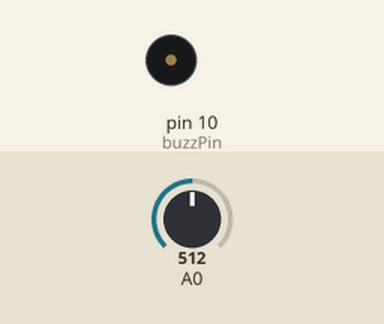
Simulated run of this sketch. Board: Arduino Uno, built with avr-gcc and run on an emulated ATmega328P. Shown: buzzer (waves = sounding, pin HIGH). Inputs (shaded band) come from the test bench; at power-on: A0 = 512.

Above: at 1.2 s.
1.3 s: A0 set to 583
2.8 s: A0 set to 613
At 3.6 s:
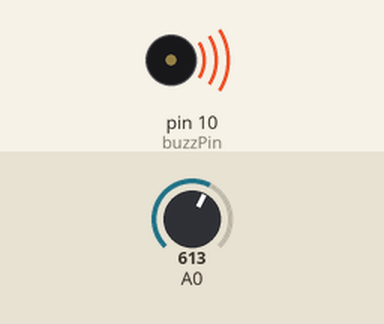
4.3 s: A0 set to 590
At 4.8 s:
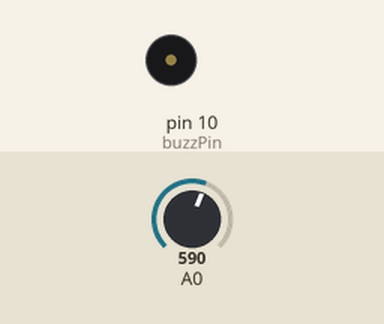
5.8 s: A0 set to 610
At 7.1 s:
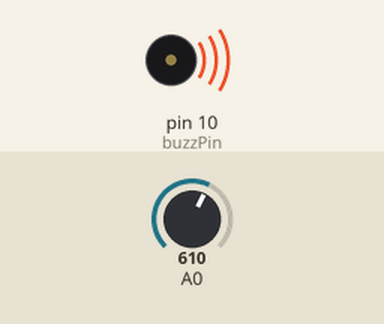
Timing chart, 0 to 8.3 s (numbered marks = the images above; inputs shaded):
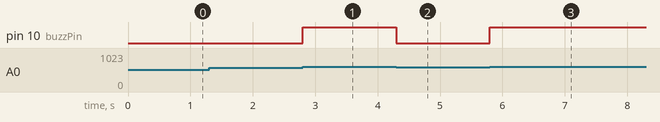

Measured:
- the behaviour switches between 600 and 601 on A0 (found by bisection; images 0 and 1)
- after the input at 1.3 s, every drawn part: stays the same
- after the input at 2.8 s, pin 10 (buzzPin): LOW → HIGH at once
- after the input at 4.3 s, pin 10 (buzzPin): HIGH → LOW at once
- after the input at 5.8 s, pin 10 (buzzPin): LOW → HIGH at once

The sketch:

dachik_cornoi_polosi.ino
```cpp
int buzzPin = 10;
void setup()
{
  pinMode(A0, INPUT);
  pinMode(buzzPin, OUTPUT);
}
void loop()
{
  int k = analogRead(A0);
  Serial.println(k);
  if (k > 600)
  {
    digitalWrite(buzzPin, HIGH);
  }
  else
  {
    digitalWrite(buzzPin, LOW);
  }
}
```
